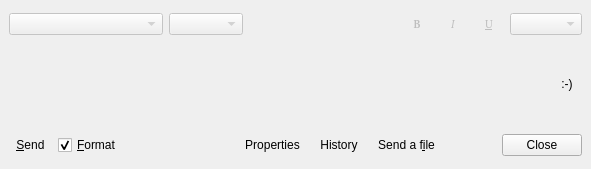
<ui version="4.0" >
 <class>RzxChat</class>
 <widget class="QWidget" name="RzxChat" >
  <property name="geometry" >
   <rect>
    <x>0</x>
    <y>0</y>
    <width>591</width>
    <height>169</height>
   </rect>
  </property>
  <property name="windowTitle" >
   <string>Chat [Qt]</string>
  </property>
  <layout class="QGridLayout" >
   <property name="margin" >
    <number>9</number>
   </property>
   <property name="spacing" >
    <number>6</number>
   </property>
   <item row="1" column="0" >
    <widget class="RzxTextEdit" native="1" name="edMsg" >
     <property name="sizePolicy" >
      <sizepolicy>
       <hsizetype>13</hsizetype>
       <vsizetype>7</vsizetype>
       <horstretch>0</horstretch>
       <verstretch>0</verstretch>
      </sizepolicy>
     </property>
     <property name="minimumSize" >
      <size>
       <width>0</width>
       <height>34</height>
      </size>
     </property>
     <property name="maximumSize" >
      <size>
       <width>32767</width>
       <height>32767</height>
      </size>
     </property>
     <property name="focusPolicy" >
      <enum>Qt::StrongFocus</enum>
     </property>
     <property name="whatsThis" >
      <string>&lt;h3>Input&lt;/h3>&lt;p>This is the place where you can type your messages.&lt;/p>&lt;p>&lt;b>Shortcuts :&lt;/b>&lt;br>&lt;b>Enter : &lt;/b>Send your message&lt;br>&lt;b>Ctrl+[UP|DOWN] : &lt;/b>Navigate through the messages you have already typed&lt;br>&lt;b>Shift+Enter : &lt;/b> Add a line-break&lt;/p></string>
     </property>
    </widget>
   </item>
   <item row="2" column="0" colspan="2" >
    <layout class="QHBoxLayout" >
     <property name="margin" >
      <number>0</number>
     </property>
     <property name="spacing" >
      <number>6</number>
     </property>
     <item>
      <widget class="QToolButton" name="btnSend" >
       <property name="toolTip" >
        <string>Send</string>
       </property>
       <property name="whatsThis" >
        <string>&lt;h3>Send&lt;/h3>&lt;p>Send the message you have typed...&lt;br>It's a lot easier to use &lt;b>Enter&lt;/b>&lt;/p></string>
       </property>
       <property name="text" >
        <string>&amp;Send</string>
       </property>
       <property name="shortcut" >
        <string>Alt+S</string>
       </property>
       <property name="autoRaise" >
        <bool>true</bool>
       </property>
      </widget>
     </item>
     <item>
      <widget class="QCheckBox" name="cbSendHTML" >
       <property name="whatsThis" >
        <string>&lt;h3>Send as HTML&lt;/h3>&lt;p>When this case is checked, you can format your text&lt;/p>&lt;p>&lt;b>Warning : &lt;/b>some clients don't support HTML...&lt;/p></string>
       </property>
       <property name="text" >
        <string>&amp;Format</string>
       </property>
       <property name="shortcut" >
        <string>Alt+F</string>
       </property>
       <property name="checked" >
        <bool>true</bool>
       </property>
      </widget>
     </item>
     <item>
      <spacer>
       <property name="orientation" >
        <enum>Qt::Horizontal</enum>
       </property>
       <property name="sizeType" >
        <enum>QSizePolicy::Minimum</enum>
       </property>
       <property name="sizeHint" >
        <size>
         <width>45</width>
         <height>30</height>
        </size>
       </property>
      </spacer>
     </item>
     <item>
      <widget class="QToolButton" name="btnSound" >
       <property name="whatsThis" >
        <string>&lt;h3>Sound&lt;/h3>&lt;p>Enables/disables the sound which is played when a new message arrives&lt;/p></string>
       </property>
       <property name="text" >
        <string/>
       </property>
       <property name="shortcut" >
        <string>Ctrl+S</string>
       </property>
       <property name="checkable" >
        <bool>true</bool>
       </property>
       <property name="autoRaise" >
        <bool>true</bool>
       </property>
      </widget>
     </item>
     <item>
      <spacer>
       <property name="orientation" >
        <enum>Qt::Horizontal</enum>
       </property>
       <property name="sizeType" >
        <enum>QSizePolicy::Minimum</enum>
       </property>
       <property name="sizeHint" >
        <size>
         <width>35</width>
         <height>30</height>
        </size>
       </property>
      </spacer>
     </item>
     <item>
      <widget class="QToolButton" name="btnProperties" >
       <property name="whatsThis" >
        <string>&lt;h3>Properties&lt;/h3>&lt;p>Ask for the properties of the person you are talking to.&lt;/p></string>
       </property>
       <property name="text" >
        <string>Properties</string>
       </property>
       <property name="checkable" >
        <bool>true</bool>
       </property>
       <property name="autoRaise" >
        <bool>true</bool>
       </property>
      </widget>
     </item>
     <item>
      <widget class="QToolButton" name="btnHistorique" >
       <property name="whatsThis" >
        <string>&lt;h3>History&lt;/h3>&lt;p>If you want to read all your old chats with this person&lt;/p></string>
       </property>
       <property name="text" >
        <string>History</string>
       </property>
       <property name="checkable" >
        <bool>true</bool>
       </property>
       <property name="autoRaise" >
        <bool>true</bool>
       </property>
      </widget>
     </item>
     <item>
      <widget class="QToolButton" name="btnFileTransfer" >
       <property name="whatsThis" >
        <string>&lt;h3>File Transfer&lt;/h3>&lt;p>Tranfer a file to your friend&lt;/p></string>
       </property>
       <property name="text" >
        <string>Send a f&amp;ile</string>
       </property>
       <property name="shortcut" >
        <string>Alt+I</string>
       </property>
       <property name="autoRaise" >
        <bool>true</bool>
       </property>
      </widget>
     </item>
     <item>
      <spacer>
       <property name="orientation" >
        <enum>Qt::Horizontal</enum>
       </property>
       <property name="sizeType" >
        <enum>QSizePolicy::Expanding</enum>
       </property>
       <property name="sizeHint" >
        <size>
         <width>25</width>
         <height>20</height>
        </size>
       </property>
      </spacer>
     </item>
     <item>
      <widget class="QPushButton" name="btnClose" >
       <property name="sizePolicy" >
        <sizepolicy>
         <hsizetype>1</hsizetype>
         <vsizetype>0</vsizetype>
         <horstretch>0</horstretch>
         <verstretch>0</verstretch>
        </sizepolicy>
       </property>
       <property name="whatsThis" >
        <string>&lt;h3>Close&lt;/h3>&lt;p>Ends the chat and close the window&lt;/p></string>
       </property>
       <property name="text" >
        <string>Close</string>
       </property>
      </widget>
     </item>
    </layout>
   </item>
   <item row="0" column="0" colspan="2" >
    <widget class="QFrame" name="frame" >
     <property name="frameShape" >
      <enum>QFrame::Box</enum>
     </property>
     <property name="frameShadow" >
      <enum>QFrame::Plain</enum>
     </property>
     <property name="lineWidth" >
      <number>0</number>
     </property>
     <layout class="QGridLayout" >
      <property name="margin" >
       <number>0</number>
      </property>
      <property name="spacing" >
       <number>0</number>
      </property>
      <item row="0" column="0" >
       <layout class="QHBoxLayout" >
        <property name="margin" >
         <number>0</number>
        </property>
        <property name="spacing" >
         <number>6</number>
        </property>
        <item>
         <widget class="QComboBox" name="cbFontSelect" >
          <property name="enabled" >
           <bool>false</bool>
          </property>
          <property name="sizePolicy" >
           <sizepolicy>
            <hsizetype>3</hsizetype>
            <vsizetype>0</vsizetype>
            <horstretch>0</horstretch>
            <verstretch>0</verstretch>
           </sizepolicy>
          </property>
          <property name="minimumSize" >
           <size>
            <width>128</width>
            <height>0</height>
           </size>
          </property>
         </widget>
        </item>
        <item>
         <widget class="QComboBox" name="cbSize" >
          <property name="enabled" >
           <bool>false</bool>
          </property>
          <property name="sizePolicy" >
           <sizepolicy>
            <hsizetype>0</hsizetype>
            <vsizetype>0</vsizetype>
            <horstretch>0</horstretch>
            <verstretch>0</verstretch>
           </sizepolicy>
          </property>
          <property name="minimumSize" >
           <size>
            <width>74</width>
            <height>0</height>
           </size>
          </property>
          <property name="maximumSize" >
           <size>
            <width>74</width>
            <height>16777215</height>
           </size>
          </property>
         </widget>
        </item>
        <item>
         <spacer>
          <property name="orientation" >
           <enum>Qt::Horizontal</enum>
          </property>
          <property name="sizeHint" >
           <size>
            <width>64</width>
            <height>30</height>
           </size>
          </property>
         </spacer>
        </item>
        <item>
         <widget class="QToolButton" name="btnBold" >
          <property name="enabled" >
           <bool>false</bool>
          </property>
          <property name="minimumSize" >
           <size>
            <width>30</width>
            <height>30</height>
           </size>
          </property>
          <property name="maximumSize" >
           <size>
            <width>30</width>
            <height>30</height>
           </size>
          </property>
          <property name="font" >
           <font>
            <family>Terminal [Bitstream]</family>
            <pointsize>8</pointsize>
            <weight>75</weight>
            <italic>false</italic>
            <bold>true</bold>
            <underline>false</underline>
            <strikeout>false</strikeout>
           </font>
          </property>
          <property name="text" >
           <string>B</string>
          </property>
          <property name="checkable" >
           <bool>true</bool>
          </property>
          <property name="autoRaise" >
           <bool>true</bool>
          </property>
         </widget>
        </item>
        <item>
         <widget class="QToolButton" name="btnItalic" >
          <property name="enabled" >
           <bool>false</bool>
          </property>
          <property name="minimumSize" >
           <size>
            <width>30</width>
            <height>30</height>
           </size>
          </property>
          <property name="maximumSize" >
           <size>
            <width>30</width>
            <height>30</height>
           </size>
          </property>
          <property name="font" >
           <font>
            <family>Terminal [Bitstream]</family>
            <pointsize>8</pointsize>
            <weight>50</weight>
            <italic>true</italic>
            <bold>false</bold>
            <underline>false</underline>
            <strikeout>false</strikeout>
           </font>
          </property>
          <property name="text" >
           <string>I</string>
          </property>
          <property name="checkable" >
           <bool>true</bool>
          </property>
          <property name="autoRaise" >
           <bool>true</bool>
          </property>
         </widget>
        </item>
        <item>
         <widget class="QToolButton" name="btnUnderline" >
          <property name="enabled" >
           <bool>false</bool>
          </property>
          <property name="minimumSize" >
           <size>
            <width>30</width>
            <height>30</height>
           </size>
          </property>
          <property name="maximumSize" >
           <size>
            <width>30</width>
            <height>30</height>
           </size>
          </property>
          <property name="font" >
           <font>
            <family>Terminal [Bitstream]</family>
            <pointsize>8</pointsize>
            <weight>50</weight>
            <italic>false</italic>
            <bold>false</bold>
            <underline>true</underline>
            <strikeout>false</strikeout>
           </font>
          </property>
          <property name="text" >
           <string>U</string>
          </property>
          <property name="checkable" >
           <bool>true</bool>
          </property>
          <property name="autoRaise" >
           <bool>true</bool>
          </property>
         </widget>
        </item>
        <item>
         <widget class="QComboBox" name="cbColorSelect" >
          <property name="enabled" >
           <bool>false</bool>
          </property>
          <property name="maximumSize" >
           <size>
            <width>90</width>
            <height>16777215</height>
           </size>
          </property>
         </widget>
        </item>
       </layout>
      </item>
     </layout>
    </widget>
   </item>
   <item row="1" column="1" >
    <widget class="QToolButton" name="btnSmiley" >
     <property name="minimumSize" >
      <size>
       <width>30</width>
       <height>30</height>
      </size>
     </property>
     <property name="maximumSize" >
      <size>
       <width>30</width>
       <height>30</height>
      </size>
     </property>
     <property name="text" >
      <string>:-)</string>
     </property>
     <property name="checkable" >
      <bool>true</bool>
     </property>
     <property name="autoRaise" >
      <bool>true</bool>
     </property>
    </widget>
   </item>
  </layout>
 </widget>
 <layoutdefault spacing="6" margin="11" />
 <customwidgets>
  <customwidget>
   <class>RzxTextEdit</class>
   <extends>QWidget</extends>
   <header>rzxtextedit.h</header>
  </customwidget>
 </customwidgets>
 <resources/>
 <connections>
  <connection>
   <sender>cbSendHTML</sender>
   <signal>toggled(bool)</signal>
   <receiver>frame</receiver>
   <slot>setVisible(bool)</slot>
   <hints>
    <hint type="sourcelabel" >
     <x>136</x>
     <y>98</y>
    </hint>
    <hint type="destinationlabel" >
     <x>278</x>
     <y>40</y>
    </hint>
   </hints>
  </connection>
 </connections>
</ui>
